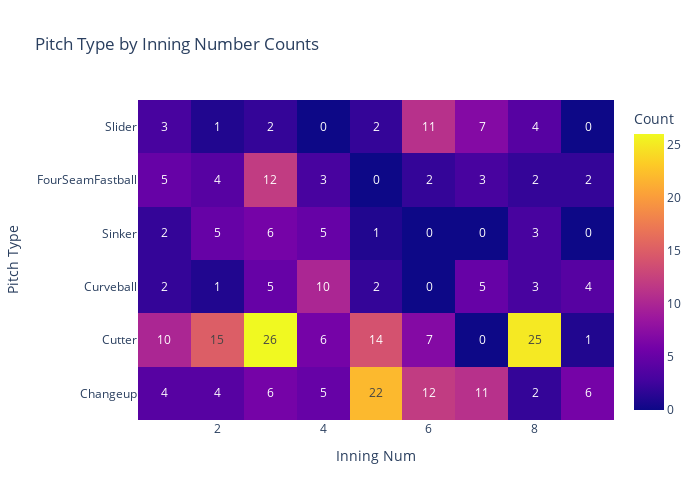

Here is the notebook cell this chart was saved with:
### Code cell
# Create a heatmap with Plotly Express
fig = px.imshow(melted_pitch_type_inning_df.pivot(index='Pitch Type', columns='Inning Num', values='Count'),
                x=melted_pitch_type_inning_df['Inning Num'].unique(),
                y=melted_pitch_type_inning_df['Pitch Type'].unique(),
                labels=dict(x='Inning Num', y='Pitch Type', color='Count'),
                title='Pitch Type by Inning Number Counts',
                width=700,
                height=500, 
                text_auto=True)

# Show the plot
fig.show()

# fig.write_image("Pitch Type Action Counts.png", engine='kaleido')

### Figure 1 — Plotly figure (JSON) as saved in the notebook; plotly's stock layout.template omitted (floating-point values rounded to 4 significant figures)
{"data": [{"coloraxis": "coloraxis", "hovertemplate": "Inning Num: %{x}<br>Pitch Type: %{y}<br>Count: %{z}<extra></extra>", "name": "0", "texttemplate": "%{z}", "type": "heatmap", "x": [1, 2, 3, 4, 5, 6, 7, 8, 9], "xaxis": "x", "y": ["Slider", "FourSeamFastball", "Sinker", "Curveball", "Cutter", "Changeup"], "yaxis": "y", "z": [[3, 1, 2, 0, 2, 11, 7, 4, 0], [5, 4, 12, 3, 0, 2, 3, 2, 2], [2, 5, 6, 5, 1, 0, 0, 3, 0], [2, 1, 5, 10, 2, 0, 5, 3, 4], [10, 15, 26, 6, 14, 7, 0, 25, 1], [4, 4, 6, 5, 22, 12, 11, 2, 6]]}], "layout": {"coloraxis": {"colorbar": {"title": {"text": "Count"}}, "colorscale": [[0, "#0d0887"], [0.1111, "#46039f"], [0.2222, "#7201a8"], [0.3333, "#9c179e"], [0.4444, "#bd3786"], [0.5556, "#d8576b"], [0.6667, "#ed7953"], [0.7778, "#fb9f3a"], [0.8889, "#fdca26"], [1, "#f0f921"]]}, "height": 500, "title": {"text": "Pitch Type by Inning Number Counts"}, "width": 700, "xaxis": {"anchor": "y", "constrain": "domain", "domain": [0, 1], "scaleanchor": "y", "title": {"text": "Inning Num"}}, "yaxis": {"anchor": "x", "autorange": "reversed", "constrain": "domain", "domain": [0, 1], "title": {"text": "Pitch Type"}}}}
